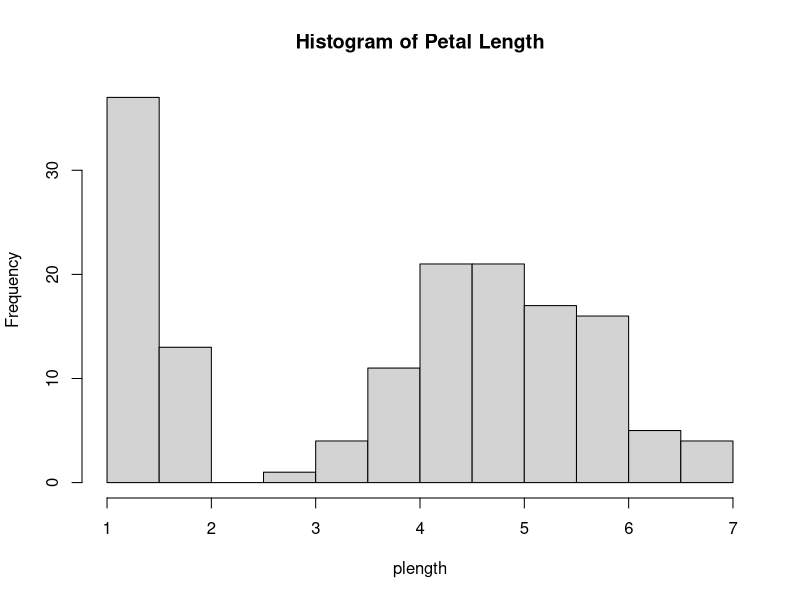

Reproduce this figure in R.
iris
head(iris)
avg <- (1+2)/2
irs <- iris

#get a vector of values from iris
plength <- iris$Petal.Length
typeof(plength)
is.vector(plength)
hist(plength, main="Histogram of Petal Length")
